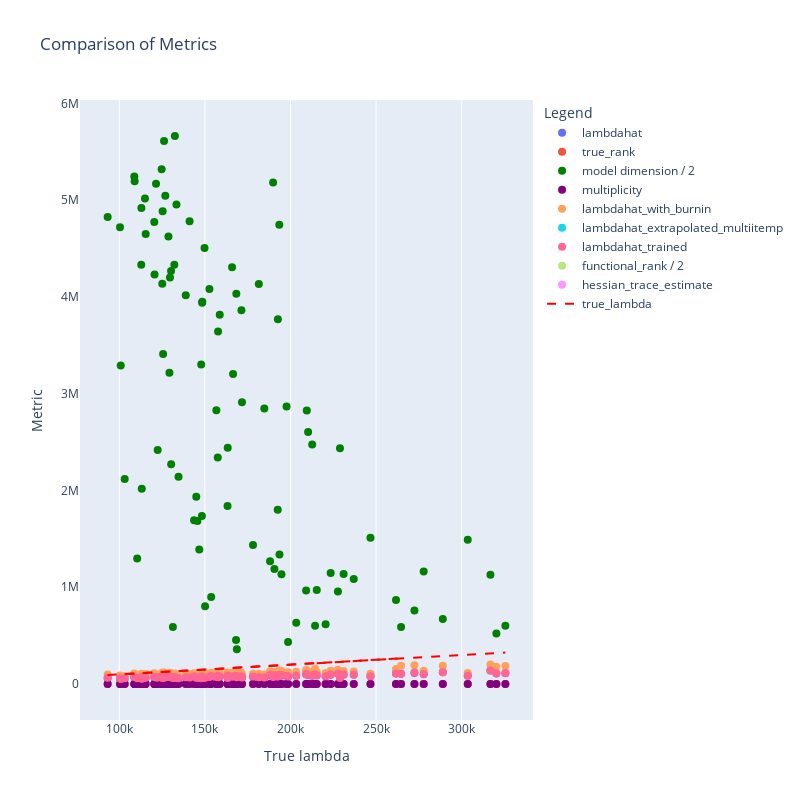

Source (notebook cell):
### Markdown cell above
## $\lambda$ vs $\hat{\lambda}$

### Code cell
df = df_data
# df = df[df["true_rank"] < 2]
# df = df[df["true_multiplicity"] > 1]

s = 8
fig = go.Figure()

fig.add_trace(go.Scatter(
    x=df["true_lambda"], 
    y=df["lambdahat"], 
    mode='markers', 
    marker=dict(size=s),
    name='lambdahat'
))

fig.add_trace(go.Scatter(
    x=df["true_lambda"], 
    y=df["true_rank"], 
    mode='markers', 
    marker=dict(size=s),
    name='true_rank'
))

fig.add_trace(go.Scatter(
    x=df["true_lambda"], 
    y=df["model_dim"] / 2, 
    mode='markers', 
    marker=dict(size=s, color='green'),
    name='model dimension / 2'
))


fig.add_trace(go.Scatter(
    x=df["true_lambda"], 
    y=df["true_multiplicity"], 
    mode='markers', 
    marker=dict(size=s, color='purple'),
    name='multiplicity'
))

if "lambdahat_with_burnin" in df.columns:
    fig.add_trace(go.Scatter(
        x=df["true_lambda"], 
        y=df["lambdahat_with_burnin"], 
        mode='markers', 
        marker=dict(size=s),
        name='lambdahat_with_burnin'
    ))

if "lambdahat_extrapolated_multiitemp" in df.columns:
    fig.add_trace(go.Scatter(
        x=df["true_lambda"], 
        y=df["lambdahat_extrapolated_multiitemp"], 
        mode='markers', 
        marker=dict(size=s),
        name='lambdahat_extrapolated_multiitemp'
    ))


if "lambdahat_trained" in df.columns:
    fig.add_trace(go.Scatter(
        x=df["true_lambda"], 
        y=df["lambdahat_trained"], 
        mode='markers', 
        marker=dict(size=s),
        name='lambdahat_trained'
    ))

if "functional_rank" in df.columns:
    fig.add_trace(go.Scatter(
        x=df["true_lambda"], 
        y=df["functional_rank"] / 2, 
        mode='markers', 
        marker=dict(size=s),
        name='functional_rank / 2'
    ))


if "hessian_trace_estimate" in df.columns:
    fig.add_trace(go.Scatter(
        x=df["true_lambda"], 
        y=df["hessian_trace_estimate"], 
        mode='markers', 
        marker=dict(size=s),
        name='hessian_trace_estimate', 
        # yaxis="y2"
    ))

# Add the y=x line
sorted_true_lambda = sorted(df["true_lambda"])
fig.add_trace(go.Scatter(
    x=sorted_true_lambda, 
    y=sorted_true_lambda, 
    mode='lines', 
    line=dict(dash='dash', color='red', width=2),
    name='true_lambda'
))



fig.update_layout(
    title="Comparison of Metrics",
    xaxis_title="True lambda",
    yaxis_title="Metrics",
    legend_title="Legend",
    width=800,
    height=800, 
    yaxis=dict(
        title="Metric",
        side="left",
        showgrid=False,
        zeroline=False
    ),
    yaxis2=dict(
        title="Metric",
        side="right",
        overlaying="y",
        showgrid=False,
        zeroline=False
    )
)


# Save the figure as an image file
filepath = f'./outputs/images/{EXPT_NAME}_plot.html'
pio.write_html(fig, filepath)
# ! open $filepath
fig
